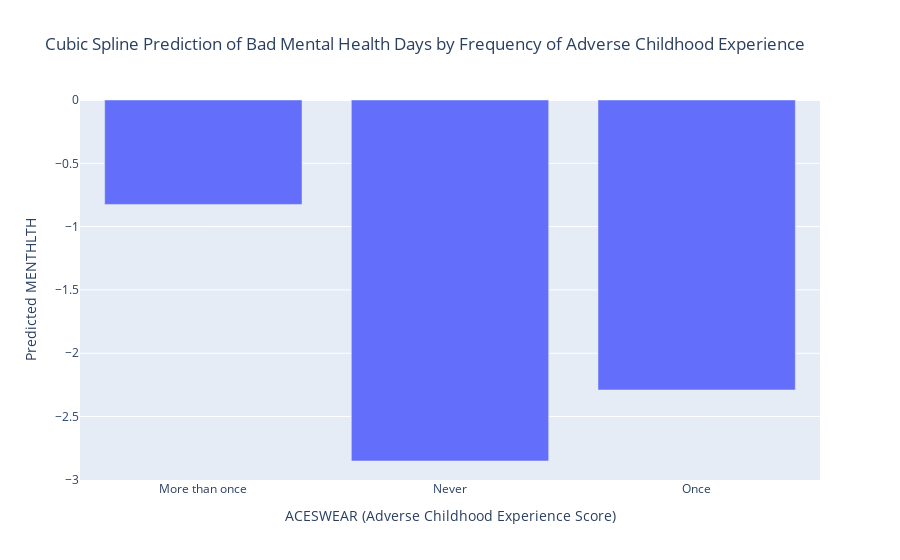

This figure's notebook cell:
### Code cell
fig = go.Figure()

fig.add_trace(go.Bar(
    x=aces_categories,
    y=y_pred_spline,
))

fig.update_layout(
    title="Cubic Spline Prediction of Bad Mental Health Days by Frequency of Adverse Childhood Experience",
    xaxis_title="ACESWEAR (Adverse Childhood Experience Score)",
    yaxis_title="Predicted MENTHLTH",
)

fig.show()

### Figure 1 — Plotly figure (JSON) as saved in the notebook; plotly's stock layout.template omitted (floating-point values rounded to 4 significant figures)
{"data": [{"type": "bar", "x": ["More than once", "Never", "Once"], "y": [-0.8248, -2.851, -2.29]}], "layout": {"title": {"text": "Cubic Spline Prediction of Bad Mental Health Days by Frequency of Adverse Childhood Experience"}, "xaxis": {"title": {"text": "ACESWEAR (Adverse Childhood Experience Score)"}}, "yaxis": {"title": {"text": "Predicted MENTHLTH"}}}}
